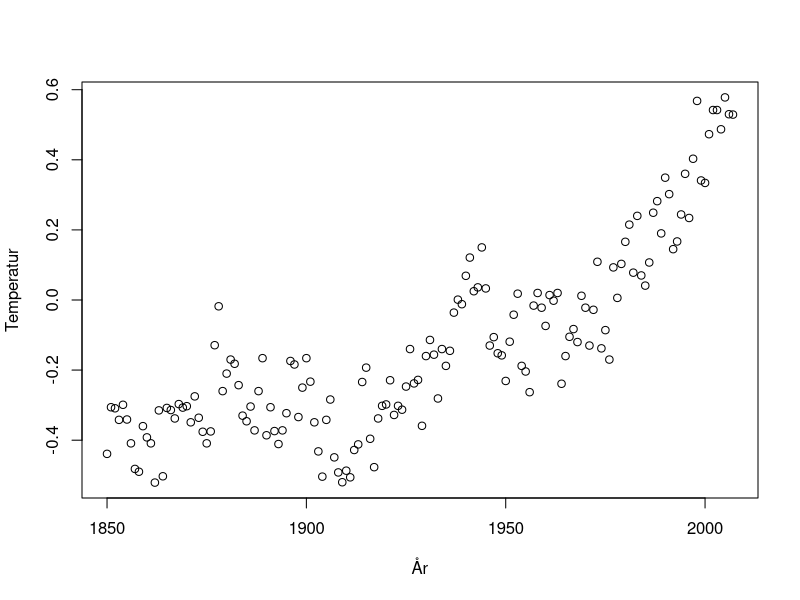
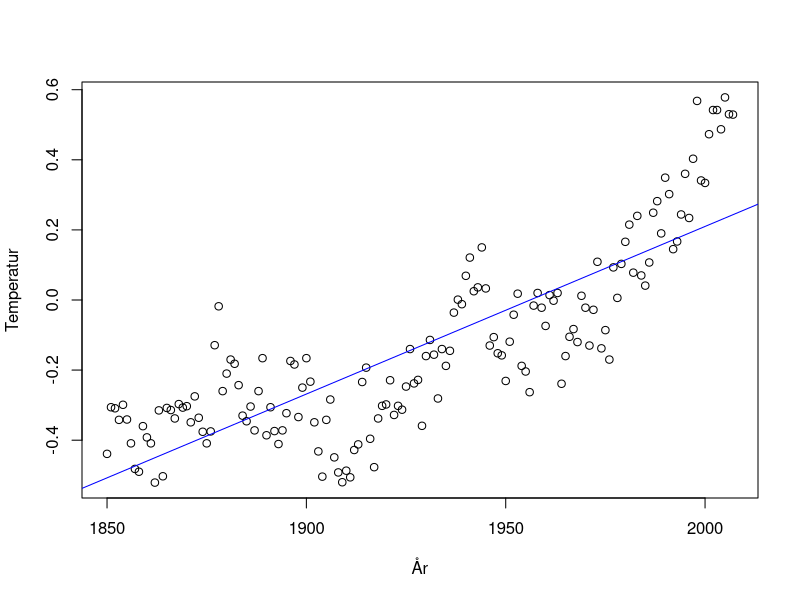
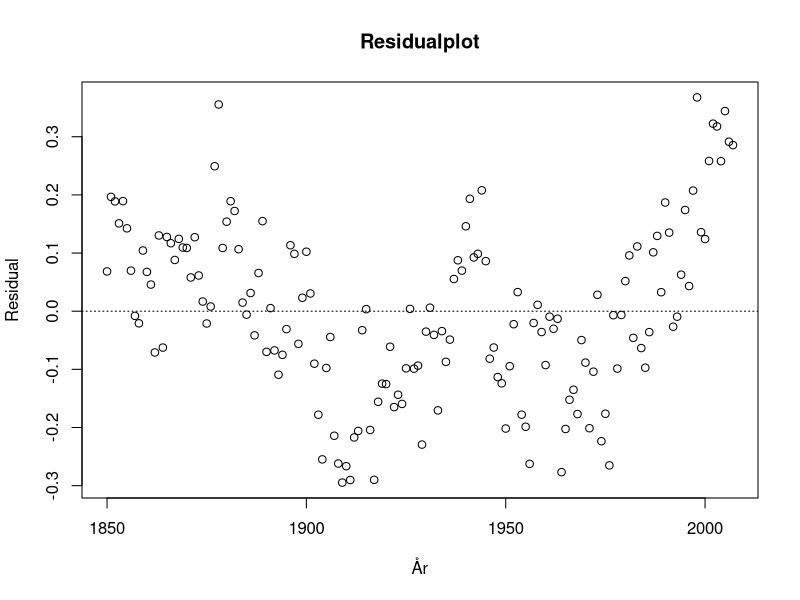
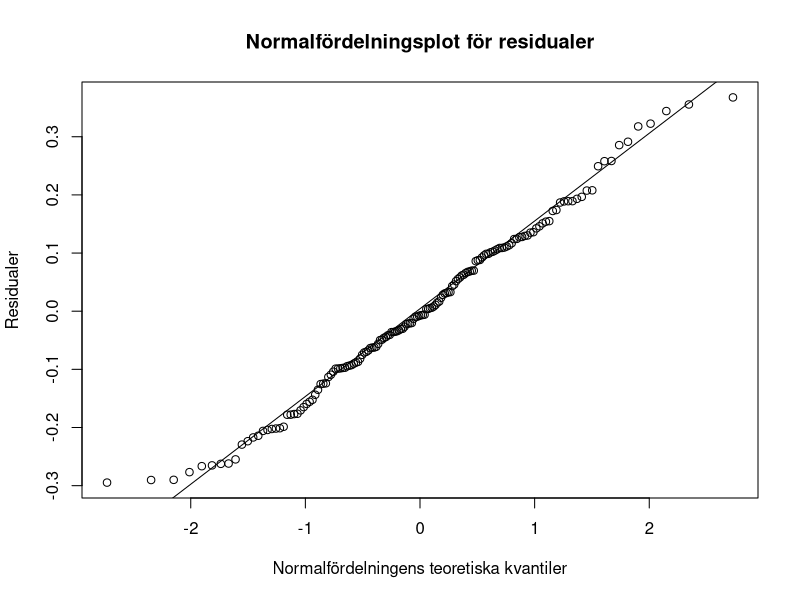
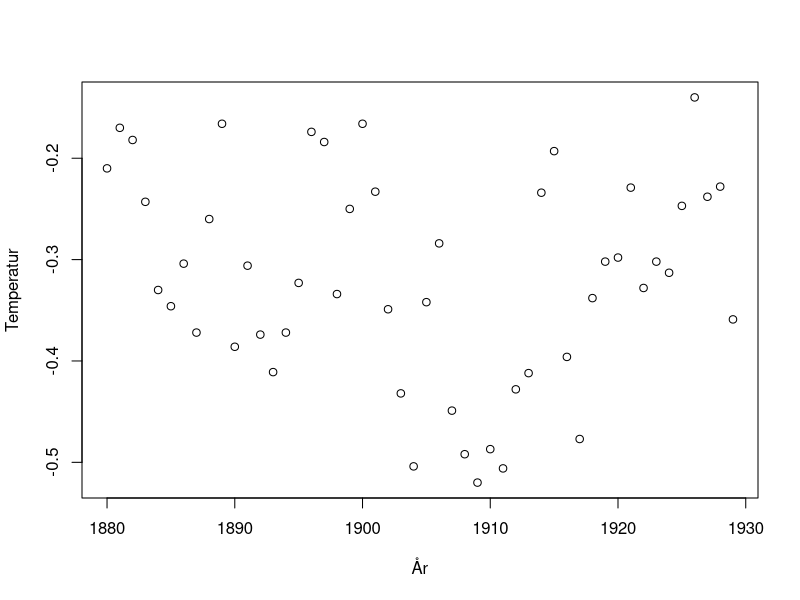
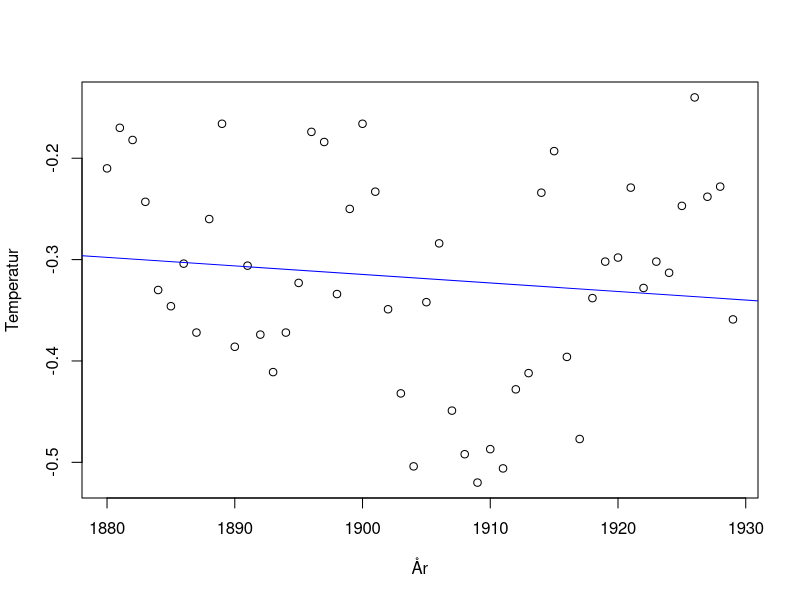
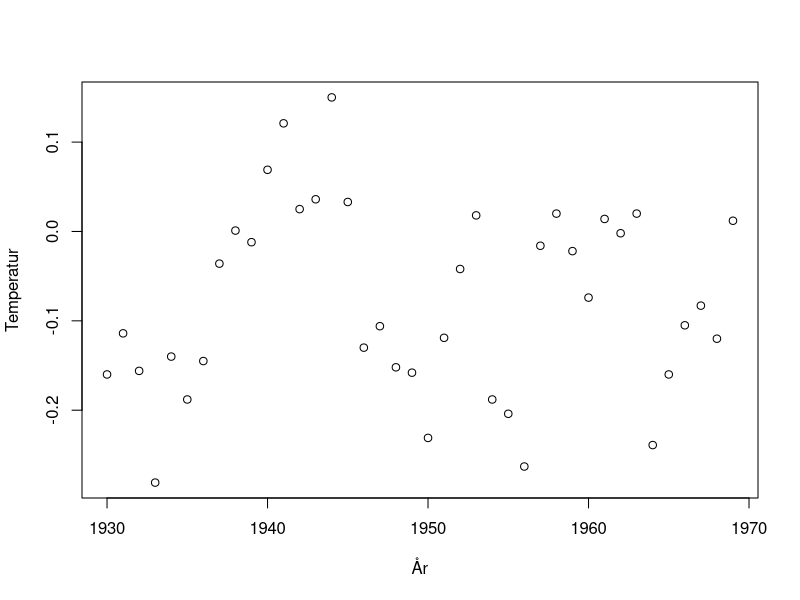
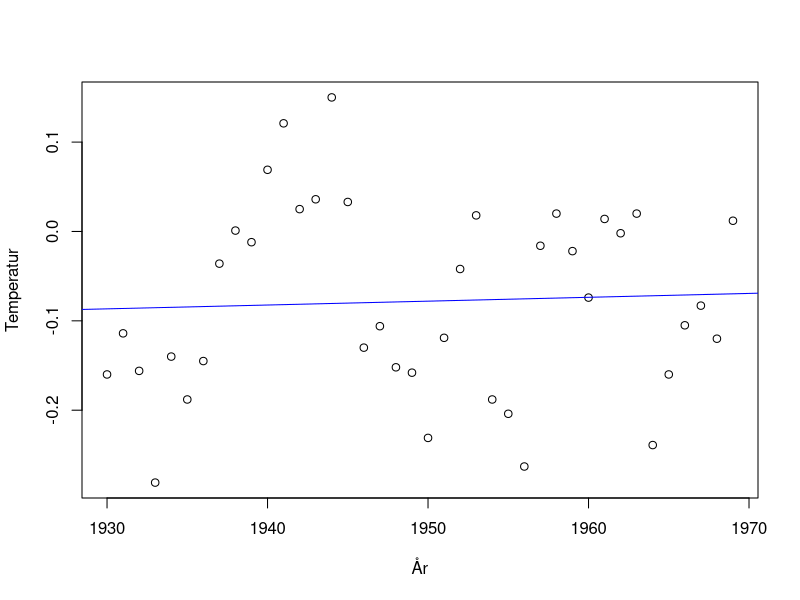

Recreate these plots in R, in order.
## ---- chunk 1
df <- read.csv("temperatur.csv", header = TRUE)
plot(df$år, df$temperatur, xlab = "År", ylab = "Temperatur")
## ---- chunk 2
df <- read.csv("temperatur.csv", header = TRUE)
modell <- lm(temperatur ~ år, data = df)
summary(modell)
plot(df$år, df$temperatur, xlab = "År", ylab = "Temperatur")
abline(modell, col = "blue")
## ---- chunk 3
residual <- modell$residuals
plot(df$år, residual, xlab ="År", ylab="Residual", main = 'Residualplot')
abline(a = 0, b = 0, lty = "dotted")
qqnorm(residual,main = 'Normalfördelningsplot för residualer',xlab = 'Normalfördelningens teoretiska kvantiler', ylab = 'Residualer')
qqline(residual)
## ---- chunk 4
df1 <- subset(df, år >= 1880 & år <=1929)
df2 <- subset(df, år >= 1930 & år <=1969)
df3 <- subset(df, år >= 1970 & år <=2007)
## ---- chunk 5
plot(df1$år, df1$temperatur, xlab = "År", ylab = "Temperatur")
## ---- chunk 6
modell1 <- lm(temperatur ~ år, data = df1)
summary(modell1)
## ---- chunk 7
plot(df1$år, df1$temperatur, xlab = "År", ylab = "Temperatur")
abline(modell1, col = "blue")
## ---- chunk 8
plot(df2$år, df2$temperatur, xlab = "År", ylab = "Temperatur")
## ---- chunk 9
modell2 <- lm(temperatur ~  år, data = df2)
summary(modell2)
## ---- chunk 10
plot(df2$år, df2$temperatur, xlab = "År", ylab = "Temperatur")
abline(modell2, col = "blue")
## ---- chunk 11
plot(df3$år, df3$temperatur, xlab = "År", ylab = "Temperatur")
## ---- chunk 12
modell3 <- lm(temperatur ~ år, data = df3)
summary(modell3)
## ---- chunk 13
plot(df3$år, df3$temperatur, xlab = "År", ylab = "Temperatur")
abline(modell3, col = "blue")
## ---- chunk 14
p_value <- summary(modell3)$coefficients[2, 4]
print(p_value)
if (p_value < 0.05) {
  print("Nollhypotesen förkastas. Det finns en positiv trend.")
} else {
  print("Nollhypotesen kan inte förkastas. Ingen signifikant trend observeras.")
}
## ---- chunk 15
df_test <- read.csv("temperatur_test.csv", header = TRUE)
